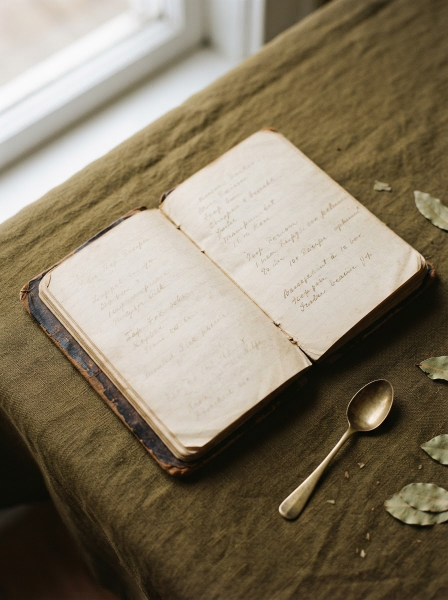
#> input picture cookbook_ocr/web_assets/images/notebook.png, 896 x 1200 px (shown at 1/2 size)
$ python -i quality.py   (imports and definitions only)
#> lines starting #> are read from the running program, lines starting #| are printed output that depends on the picture
#> further down, picture is the input picture: PIL image 896x1200 RGB; mean R, G, B 134.5, 123.1, 102.3
"""Measure strong blur signals without deciding whether a recipe is readable."""

from collections.abc import Iterable
from dataclasses import dataclass
from io import BytesIO

from PIL import Image, ImageChops, ImageFilter, ImageOps, ImageStat


ANALYSIS_EDGE = 1440
MAX_IMAGE_PIXELS = 16_000_000
MIN_IMAGE_EDGE = 320
MIN_LONG_EDGE = 640
TILE_EDGE = 128
MIN_TEXTURED_TILES = 3
MIN_TILE_CONTRAST = 3.0
MAX_PEAK_LAPLACIAN = 9
MAX_PEAK_DETAIL_RATIO = 0.12

_LAPLACIAN = ImageFilter.Kernel(
    (3, 3), (0, 1, 0, 1, -4, 1, 0, 1, 0), scale=1, offset=128,
)
_WIDER_BLUR = ImageFilter.GaussianBlur(3)


@dataclass(frozen=True)
class BlurAssessment:
    page: int
    suspected: bool
    textured_tiles: int = 0
    peak_laplacian: int | None = None
    peak_detail_ratio: float | None = None


# [6 lines left out: function _peak_laplacian, not called in this run]


def _tile_detail(image: Image.Image) -> list[float]:
    scores = []
    with image.filter(_WIDER_BLUR) as softened, ImageChops.difference(image, softened) as detail:
        # Ignore the one-pixel perimeter and account for contrast locally.
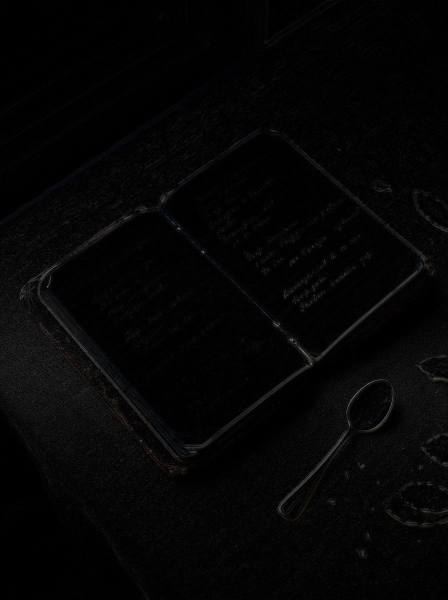
#> detail: PIL image 896x1200 RGB (shown at 1/2 size); mean R, G, B 4.9, 4.9, 4.9
        for y in range(1, image.height - 1, TILE_EDGE):
            for x in range(1, image.width - 1, TILE_EDGE):
                right = min(x + TILE_EDGE, image.width - 1)
                bottom = min(y + TILE_EDGE, image.height - 1)
                if min(right - x, bottom - y) < TILE_EDGE // 3:
                    continue
                box = (x, y, right, bottom)
                with image.crop(box) as tile:
                    contrast = ImageStat.Stat(tile).stddev[0]
                if contrast >= MIN_TILE_CONTRAST:
                    with detail.crop(box) as tile:
                        scores.append(ImageStat.Stat(tile).rms[0] / contrast)
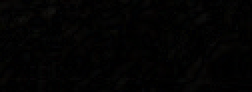
#> tile: PIL image 126x46 RGB (shown 2 times larger); mean R, G, B 2.87, 2.72, 2.47
    return scores


# [51 lines left out: functions _on_white, _assess_pixels, _assess_page, not called in this run]


def assess_blur(pages: Iterable[bytes]) -> list[BlurAssessment]:
    """Return the local signal for each image in physical page order."""
    return [_assess_page(page, data) for page, data in enumerate(pages, 1)]

>>> from PIL import Image
>>> picture = Image.open('web_assets/images/notebook.png')
>>> result = _tile_detail(picture)
#> result = 70 values, max 0.882 at index 35, min 0.0435 at index 2, mean 0.31
